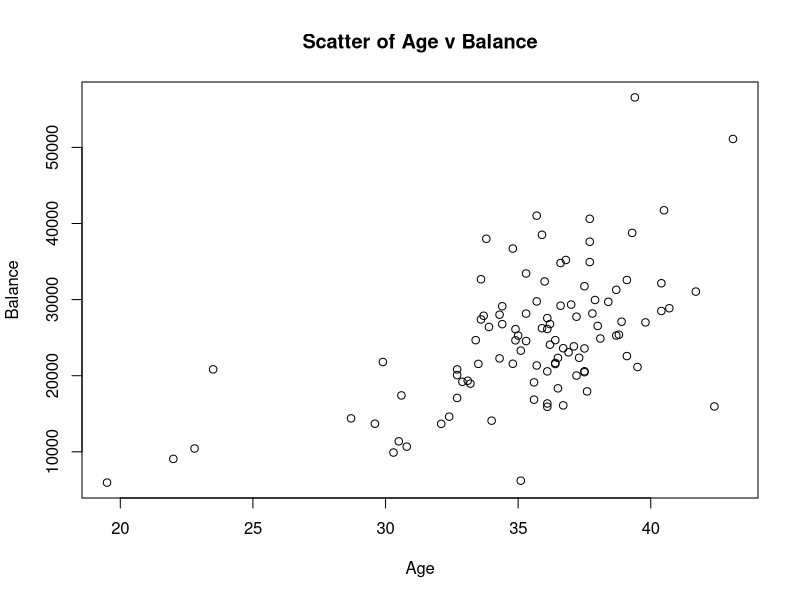
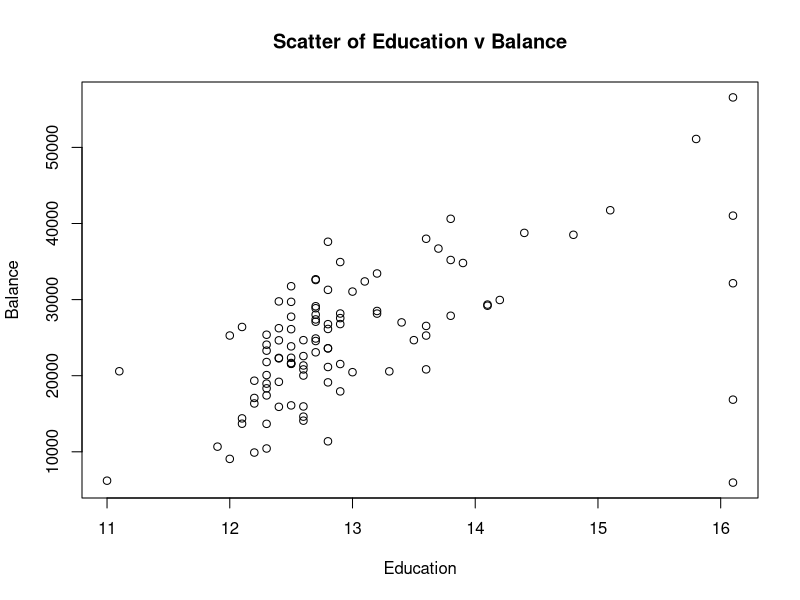
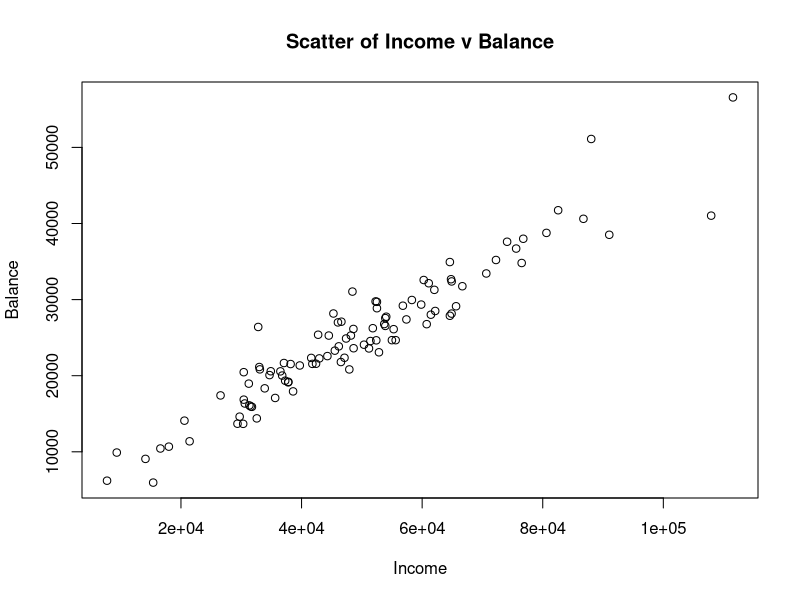
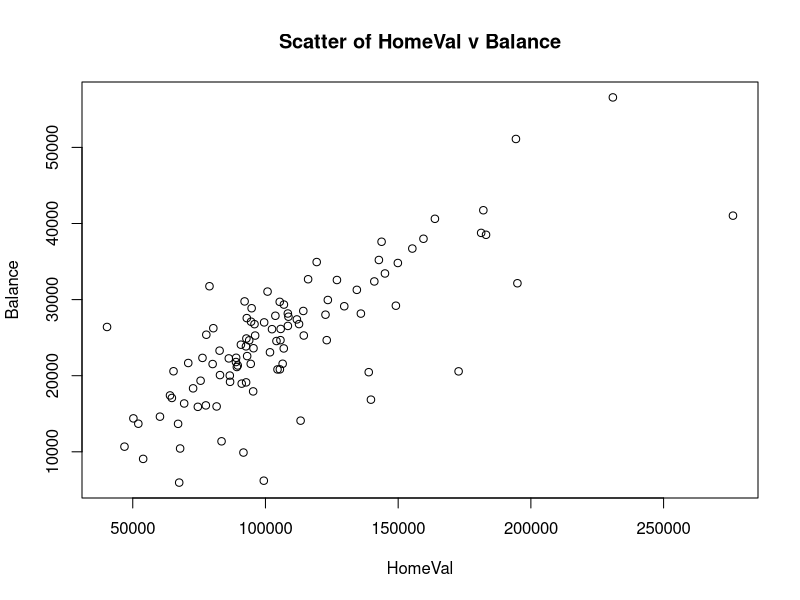
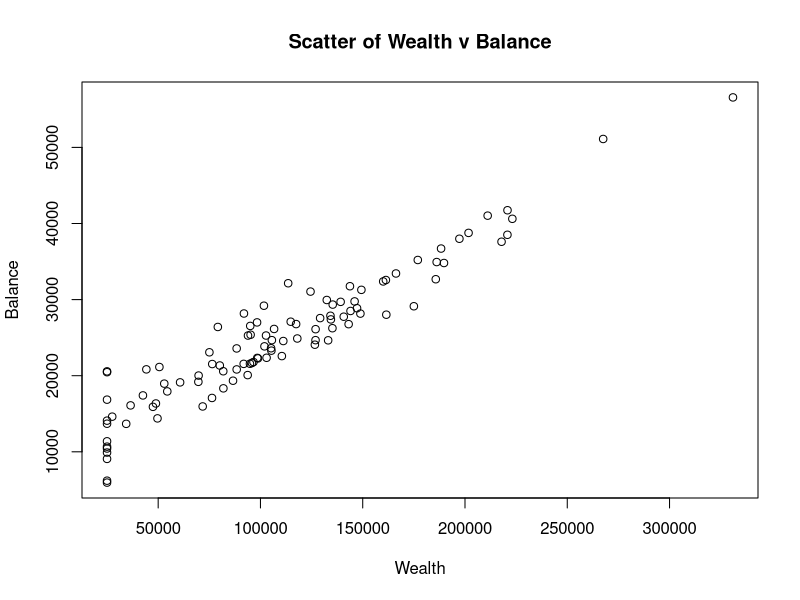
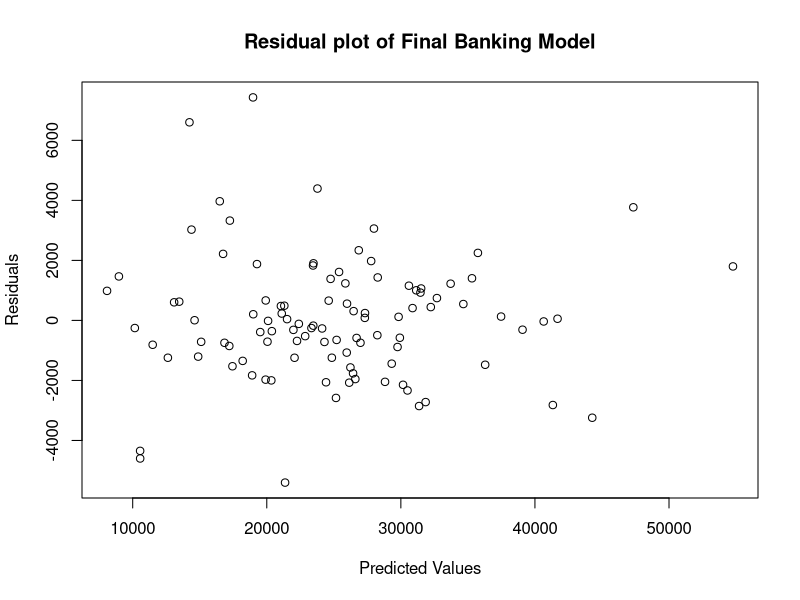
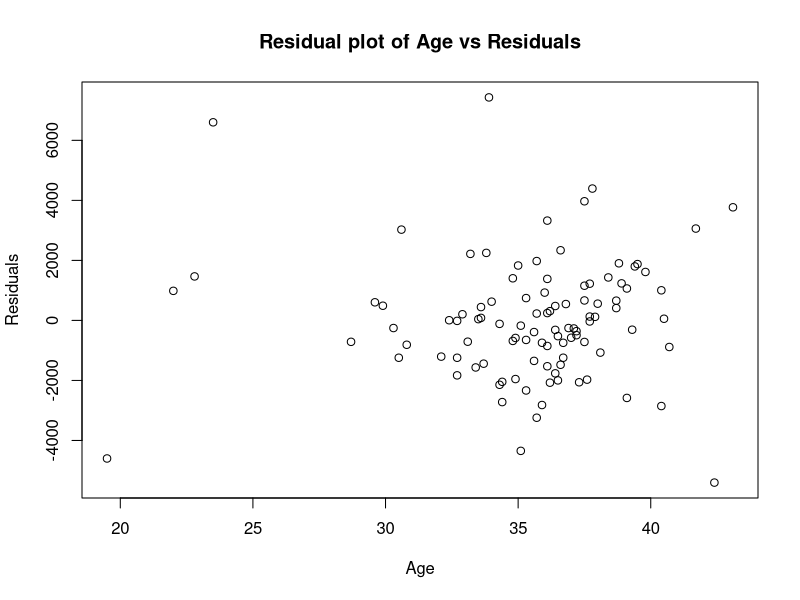
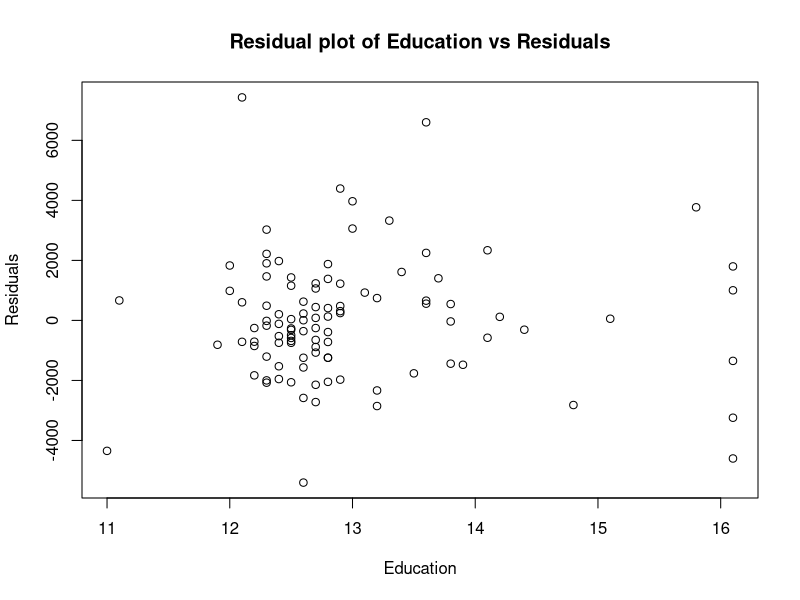

The R script that drew these images, in order:
#Part A. ChemReaction Dataset (35 pts)
#Create a regression model for predicting the rate 
#of a chemical reaction based on the amount of the monomer 
#(molecule containing a single cluster of atoms) and the amount 
#of the dimer (molecule containing two identical clusters of atoms. 
#Here is the data:

monomer <- c(0.34, 0.34, 0.58, 1.26, 1.26, 1.82)
dimer <- c(0.73, 0.73, 0.69, 0.97, 0.97, 0.46)
rate <- c(5.75, 4.79, 5.44, 9.09, 8.59, 5.09)

chem_df <- data.frame(monomer, dimer, rate)
head(chem_df)

#Find the regression equation for predicting rate from monomer and dimer.
#Linear Regression equation
m1 <- lm(rate ~ monomer + dimer)
summary(m1)
#Checking Confidence Intervals
confint(m1, level = 0.95)

#Find predicted values of the model
pred <- predict(m1)
print(pred)
#Residuals
resid <- residuals(m1)
print(resid)

#If you try a new experiment with the amount 1.00 of monomer and 
#0.8 of dimer, what is the predicted reaction rate? Obtain the predicted 
#reaction rate by hand and also using SAS or R

new_row <- c(1.0, 0.8, NA)
chem_df2 <- rbind(chem_df, new_row)
chem_df2

#new model
m2 <- lm(rate ~ monomer + dimer, data=chem_df2)
#new data minus dependent variable
new_data <- data.frame(chem_df2$monomer, chem_df2$dimer)
colnames(new_data) <- c("monomer", "dimer")

#Find Predicted Values and prediction intervals
pred2 <- predict(m2, newdata=new_data, interval="prediction")
print(pred2)

#Find Confidence Interval and Prediction Interval
predict_interval <- predict(m2, new_data, interval="predict")
print(predict_interval)

confidence_interval <- predict(m2, new_data, interval="confidence")
print(confidence_interval)

#Use the Banking Dataset banking.txt for this part. This dataset consists 
#of data acquired from banking and census records for different zip codes 
#in the bank's current market. Such information can be useful in targeting 
#advertising for new customers or for choosing locations for branch offices.

banking <- read.table("banking.txt", header=T)
print(banking)
attach(banking)

#Create scatterplots to visualize the associations between bank 
#balance and the other five variables. Do the associations appear to be linear?
plot(Age, Balance, main="Scatter of Age v Balance", xlab="Age", ylab="Balance")
plot(Education, Balance, main="Scatter of Education v Balance", xlab="Education", ylab="Balance")
plot(Income, Balance, main="Scatter of Income v Balance", xlab="Income", ylab="Balance")
plot(HomeVal, Balance, main="Scatter of HomeVal v Balance", xlab="HomeVal", ylab="Balance")
plot(Wealth, Balance, main="Scatter of Wealth v Balance", xlab="Wealth", ylab="Balance")

#Compute correlation values of bank balance vs 
#the other variables. Interpret the correlation values. 
#Which variables appear to be strongly associated.

cor(banking)

#Fit a regression model of balance vs the other five variables. 
#Write the expression of the estimated regression model.
m3 <- lm(Balance ~ Age + Education + Income + HomeVal + Wealth)
summary(m3)

#Are there any influence points for this model?
print(influence.measures(m3))
summary(influence.measures(m3))

#A good model should only contain significant independent variables, 
#so remove the variable with the largest p-value (>0.05) and refit the 
#regression model of balance vs the remaining four predictors. Write down the 
#expression of the new regression model. Do NOT consider dropping more 
#than one insignificant variables at one time, but rather remove one 
#variable at a time. In fact, when one variable is removed from a 
#regression model, it often happens that non-significant variables in 
#the original model become significant in the reduced model.  

m4 <- lm(Balance ~ Age + Education + Income + Wealth)
summary(m4)

m5 <- lm(scale(Balance) ~ scale(Age) + scale(Education) + 
              scale(Income) + scale(Wealth))
summary(m5)
cat("standardized coeffcients:\n")
print(summary(m5))

#Anova and f-test of final model
anova(m4)

#Residual plots and normal plot of final model
r <- residuals(m4)
p <- fitted(m4)

plot(p, r, main="Residual plot of Final Banking Model", xlab="Predicted Values", ylab="Residuals")
plot(Age, r, main="Residual plot of Age vs Residuals", xlab="Age", ylab="Residuals")
plot(Education, r, main="Residual plot of Education vs Residuals", xlab="Education", ylab="Residuals")
plot(Income, r, main="Residual plot of Income vs Residuals", xlab="Income", ylab="Residuals")
plot(Wealth, r, main="Residual plot of Wealth vs Residuals", xlab="Wealth", ylab="Residuals")

qqnorm(r, main="Normal plot of Final Banking Model")
qqline(r)

#Influence points for final model
cat("Influence points for Final Model :\n")
print(influence.measures(m4))
summary(influence.measures(m4))

detach(banking)
#Salary Problem
#Read in Salary Survey DataFrame
salary_df <- read.table("salary-survey.txt",header=T)
head(salary_df)

exper <- salary_df$exper
educ <- salary_df$educ
mgt <- salary_df$mgt
salary <- salary_df$salary

#Create Dummy Variables
dummy_col <- as.numeric(educ == 2)
print(dummy_col)
dummy_ad <- as.numeric(educ == 3)
print(dummy_ad)

#Create Regression Model
m6 <- lm(salary ~ exper + dummy_col + dummy_ad + mgt)
summary(m6)

#6 pairwise scatter plots
plot(exper, educ, main="Scatter Plot of Experience vs Education", xlab="Experience", ylab="Education")
plot(exper, mgt, main="Scatter Plot of Experience vs Management", xlab="Experience", ylab="Management")
plot(exper, salary, main="Scatter Plot of Experience vs Salary", xlab="Experience", ylab="Salary")
plot(educ, salary, main="Scatter Plot of Education vs Salary", xlab="Education", ylab="Salary")
plot(mgt, salary, main="Scatter Plot of Management vs Salary", xlab="Management", ylab="Salary")
plot(educ, mgt, main="Scatter Plot of Education vs Management", xlab="Education", ylab="Management")

r <- residuals(m6)
p <- fitted(m6)

plot(p, r, main="Residual Plot of Salary Model", xlab="Predicted Values", ylab="Residuals")

plot(exper, r, main="Residual Plot vs Experience", xlab="Experience", ylab="Residuals")
plot(dummy_col, r, main="Residual Plot vs College", xlab="College", ylab="Residuals")
plot(dummy_ad, r, main="Residual Plot vs Advanced Degree", xlab="Advanced Degree", ylab="Residuals")
plot(mgt, r, main="Residual Plot vs Management", xlab="Management", ylab="Residuals")

qqnorm(r, main="Normal Plot of Residuals for Salary Model")
qqline(r)

#New Data Set with Example
exper2 <- c(exper, 3)
print(exper2)
dummy_col2 <- c(dummy_col, 0)
dummy_ad2 <- c(dummy_ad, 0)
mgt2 <- c(mgt, 0)
salary2 <- c(salary, NA)
#DataSet without Dependent Variable
new_data <- data.frame(exper2, dummy_col2, dummy_ad2, mgt2)
model2 <- lm(salary2 ~ exper2 + dummy_col2 + dummy_ad2+ mgt2)

pred <- predict(model2, newdata=new_data, interval="prediction")
print(pred)
